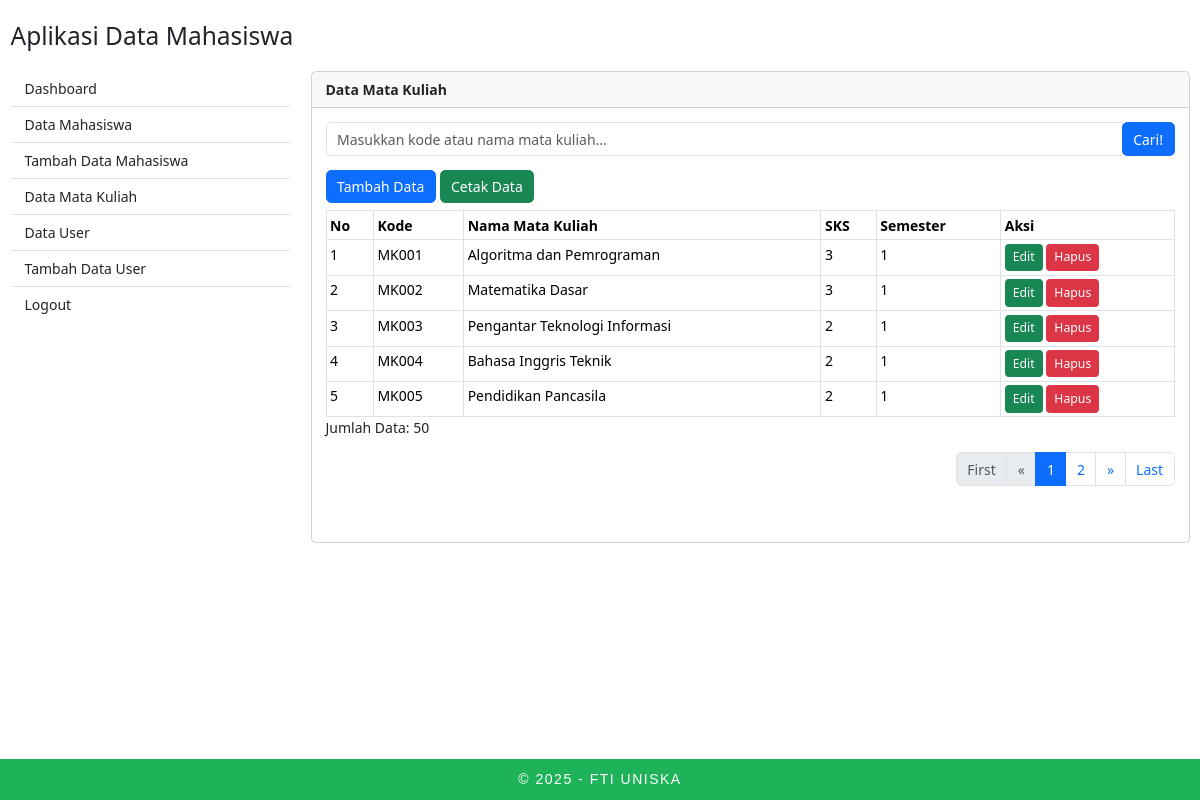
/admin/index.php?page=matakuliah-show (signed in), run on the app's committed database.
### tables this page shows
CREATE TABLE `matakuliah` (
  `id` int(11) NOT NULL,
  `kode` varchar(10) NOT NULL,
  `nama` varchar(100) NOT NULL,
  `sks` int(11) NOT NULL,
  `semester` int(11) NOT NULL
);

### matakuliah/matakuliah_show.php (the view, shortened to what this page needs)
<div class="card">
    <div class="card-header">
        <strong>Data Mata Kuliah</strong>
    </div>
    <div class="card-body">
        <form action="?page=matakuliah-show" method="POST">
            <div class="input-group mb-3">
                <input type="text" class="form-control" placeholder="Masukkan kode atau nama mata kuliah..." name="keyword" value="<?php echo isset($_POST['keyword']) ? $_POST['keyword'] : ''; ?>">
                <div class="input-group-append">
                    <button class="btn btn-primary" type="submit" name="search">Cari!</button>
                </div>
            </div>
        </form>
        <a href="?page=matakuliah-add" class="btn btn-primary mb-2">Tambah Data</a>
        <a href="../matakuliah/matakuliah_print.php" target="_blank" class="btn btn-success mb-2">Cetak Data</a>
        <div class="table-responsive">
            <table class="table table-sm table-bordered table-hover m-0">
                <?php
                $limit = 5;
                $page = isset($_GET["halaman"]) ? (int)$_GET["halaman"] : 1;
                $mulai = ($page > 1) ? ($page * $limit) - $limit : 0;
                $whereClause = "";
                $result = mysqli_query($con, "SELECT * FROM matakuliah $whereClause");
                $total_records = mysqli_num_rows($result);
                $query = mysqli_query($con, "SELECT * FROM matakuliah $whereClause LIMIT $mulai, $limit") or die(mysqli_error($con));
                ?>
                <thead>
                    <tr>
                        <th>No</th>
                        <th>Kode</th>
                        <th>Nama Mata Kuliah</th>
                        <th>SKS</th>
                        <th>Semester</th>
                        <th>Aksi</th>
                    </tr>
                </thead>
                <tbody>
                    <?php
                    $no = $mulai + 1;
                    while ($data = mysqli_fetch_array($query)) {
                    ?>
                        <tr>
                            <td><?php echo $no++; ?></td>
                            <td><?php echo $data['kode']; ?></td>
                            <td><?php echo $data['nama']; ?></td>
                            <td><?php echo $data['sks']; ?></td>
                            <td><?php echo $data['semester']; ?></td>
                            <td>
                                <a class="btn btn-sm btn-success" href="?page=matakuliah-edit&id=<?php echo $data['id']; ?>">Edit</a>
                                <a class="btn btn-sm btn-danger" href="../matakuliah/matakuliah_delete.php?id=<?php echo $data['id']; ?>" onclick="return confirm('Yakin ingin menghapus mata kuliah ini?')">Hapus</a>
                            </td>
                        </tr>
                    <?php } ?>
                </tbody>
            </table>
        </div>
        <p>Jumlah Data: <?php echo $total_records; ?></p>
        <nav class="mb-5">
            <ul class="pagination justify-content-end">
                <?php
                $jumlah_page = ceil($total_records / $limit);
                $jumlah_number = 1;
                $start_number = ($page > $jumlah_number) ? $page - $jumlah_number : 1;
                $end_number = ($page < ($jumlah_page - $jumlah_number)) ? $page + $jumlah_number : $jumlah_page;
                if ($page == 1) {
                    echo '<li class="page-item disabled"><a class="page-link" href="#">First</a></li>';
                    echo '<li class="page-item disabled"><a class="page-link" href="#"><span aria-hidden="true">&laquo;</span></a></li>';
                } else {
                    $link_prev = ($page > 1) ? $page - 1 : 1;
                    echo '<li class="page-item"><a class="page-link" href="?page=matakuliah-show&halaman=1">First</a></li>';
                    echo '<li class="page-item"><a class="page-link" href="?page=matakuliah-show&halaman=' . $link_prev . '">&laquo;</a></li>';
                }
                for ($i = $start_number; $i <= $end_number; $i++) {
                    $link_active = ($page == $i) ? ' active' : '';
                    echo '<li class="page-item' . $link_active . '"><a class="page-link" href="?page=matakuliah-show&halaman=' . $i . '">' . $i . '</a></li>';
                }
                if ($page == $jumlah_page) {
                    echo '<li class="page-item disabled"><a class="page-link" href="#">&raquo;</a></li>';
                    echo '<li class="page-item disabled"><a class="page-link" href="#">Last</a></li>';
                } else {
                    $link_next = ($page < $jumlah_page) ? $page + 1 : $jumlah_page;
                    echo '<li class="page-item"><a class="page-link" href="?page=matakuliah-show&halaman=' . $link_next . '">&raquo;</a></li>';
                    echo '<li class="page-item"><a class="page-link" href="?page=matakuliah-show&halaman=' . $jumlah_page . '">Last</a></li>';
                }
                ?>
            </ul>
        </nav>
    </div>
</div>

### admin/index.php (shortened to what this page needs)
<!doctype html>
<html lang="en">
<head>
    <link rel="stylesheet" href="https://cdn.jsdelivr.net/npm/bootstrap@5.3.3/dist/css/bootstrap.min.css">
</head>
<body>
    <div class="container-fluid">
        <h3 class="mt-4 mb-4">Aplikasi Data Mahasiswa</h3>
        <div class="row">
            <div class="col-md-3 col-12 mb-4">
                <?php include 'nav.php'; ?>
            </div>
            <div class="col-md-9 col-12">
                <?php include '../connection.php'; ?>
                <?php
                switch ($_GET['page']) {
                    case "matakuliah-show";
                        include "../matakuliah/matakuliah_show.php";
                        break;
                }
                ?>
            </div>
        </div>
    </div>
    <footer>
        <div class="container ">
            <span>&copy; <?php echo date('Y'); ?> - FTI UNISKA</span>
        </div>
    </footer>
</body>
</html>

### admin/nav.php
<ul class="list-group list-group-flush">
    <li class="list-group-item list-group-item-action"><a class="nav-link" href="?page=dashboard">Dashboard</a></li>
    <li class="list-group-item list-group-item-action"><a class="nav-link" href="?page=mahasiswa-show">Data Mahasiswa</a></li>
    <li class="list-group-item list-group-item-action"><a class="nav-link" href="?page=mahasiswa-add">Tambah Data Mahasiswa</a></li>
    <li class="list-group-item list-group-item-action"><a class="nav-link" href="?page=matakuliah-show">Data Mata Kuliah</a></li>
    <?php
    if ($_SESSION['username'] == 'admin') {
        echo '
    <li class="list-group-item list-group-item-action"><a class="nav-link" href="?page=user-show">Data User</a></li>
    <li class="list-group-item list-group-item-action"><a class="nav-link" href="?page=user-add">Tambah Data User</a></li>
    ';
    }
    ?>
    <li class="list-group-item list-group-item-action"><a class="nav-link" href="logout.php">Logout</a></li>
</ul>

### admin/index.php (style rules this page uses)
body { margin-bottom: 6em; }
* { font-size: 14px; }
footer { position: fixed; bottom: 0; width: 100%; background: #1fb359; padding: 10px 0; color: #fff; font-family: Arial, Helvetica, sans-serif; letter-spacing: 1.5px; text-align: center; }

### data on the page
matakuliah: kode "MK001", nama "Algoritma dan Pemrograman", sks "3", semester "1"
matakuliah: kode "MK002", nama "Matematika Dasar", sks "3", semester "1"
matakuliah: kode "MK003", nama "Pengantar Teknologi Informasi", sks "2", semester "1"
matakuliah: kode "MK004", nama "Bahasa Inggris Teknik", sks "2", semester "1"
matakuliah: kode "MK005", nama "Pendidikan Pancasila", sks "2", semester "1"

### other printed values
$total_records "50"
